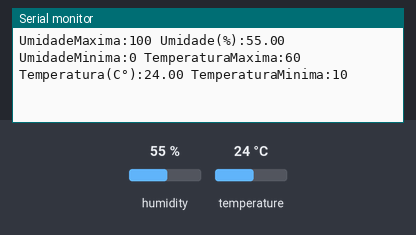
Simulated run of this sketch. Board: Arduino Uno, built with avr-gcc and run on an emulated ATmega328P. Shown: the last lines printed to the serial monitor. Inputs (shaded band) come from the test bench; at power-on: humidity 55 %, temperature 24 °C.

Above: at 2.9 s.
3.0 s: humidity set to 22 %
At 5.8 s:
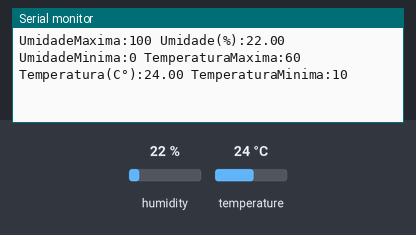
5.9 s: temperature set to 12 °C
At 7.8 s:
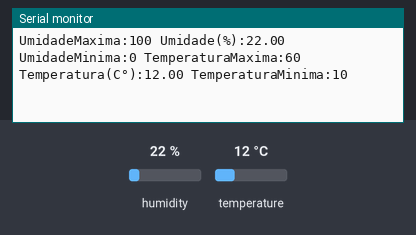
8.8 s: humidity set to 40 %
At 10.5 s:
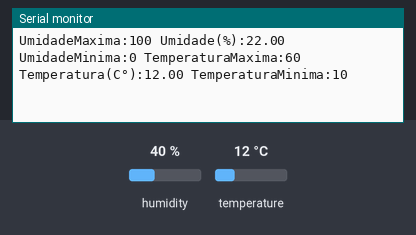
Timing chart, 0 to 12.0 s (numbered marks = the images above; inputs shaded):
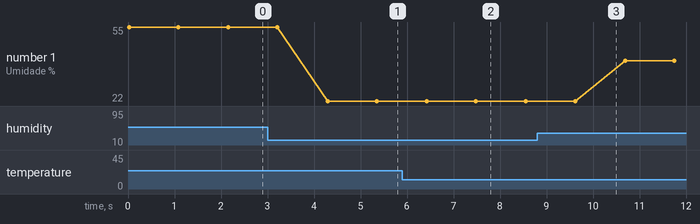

Measured:
- after the input at 3.0 s, the serial monitor: prints a new line after 1.3 s (image 1)
- after the input at 5.9 s, the serial monitor: prints a new line after 0.52 s (image 2)
- plotted number 1: 55 → 22 after the input at 3.0 s, 22 → 40 after the input at 8.8 s

The sketch:

arduino.ino
```cpp
#include "DHT.h"

#define TIPO_SENSOR DHT11
const int PINO_SENSOR_DHT11 = A0;

DHT sensorDHT(PINO_SENSOR_DHT11, TIPO_SENSOR);

void setup() {
   Serial.begin(9600);
   sensorDHT.begin();
}

void loop() {
  float umidade = sensorDHT.readHumidity();
  float temperatura = sensorDHT.readTemperature();

  if (isnan(temperatura) || isnan(umidade)) {
    Serial.println("Erro ao ler os dados do sensor");
  } else {
    Serial.print("UmidadeMaxima:");
    Serial.print(100);
    Serial.print(" ");
    Serial.print("Umidade(%):");
    Serial.print(umidade);
    Serial.print(" ");
    Serial.print("UmidadeMinima:");
    Serial.print(0);
    Serial.print(" ");
    Serial.print("TemperaturaMaxima:");
    Serial.print(60);
    Serial.print(" ");
    Serial.print("Temperatura(C°):");
    Serial.print(temperatura);
    Serial.print(" ");
    Serial.print("TemperaturaMinima:");
    Serial.print(10);
    Serial.println(" ");
  }

    delay(1000);
}
```
